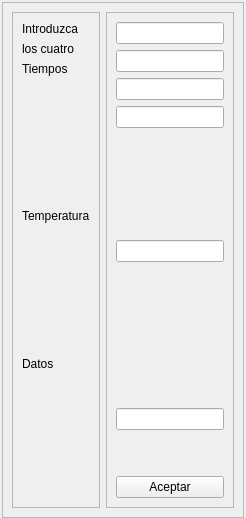
               <widget class="QWidget" name="page_rutina4">
                <property name="maximumSize">
                 <size>
                  <width>16777215</width>
                  <height>16777215</height>
                 </size>
                </property>
                <layout class="QVBoxLayout" name="verticalLayout_8">
                 <property name="spacing">
                  <number>5</number>
                 </property>
                 <property name="leftMargin">
                  <number>2</number>
                 </property>
                 <property name="topMargin">
                  <number>2</number>
                 </property>
                 <property name="rightMargin">
                  <number>2</number>
                 </property>
                 <property name="bottomMargin">
                  <number>0</number>
                 </property>
                 <item>
                  <widget class="QFrame" name="frame_10">
                   <property name="frameShape">
                    <enum>QFrame::StyledPanel</enum>
                   </property>
                   <property name="frameShadow">
                    <enum>QFrame::Raised</enum>
                   </property>
                   <layout class="QHBoxLayout" name="horizontalLayout_7">
                    <item>
                     <widget class="QFrame" name="frame_14">
                      <property name="frameShape">
                       <enum>QFrame::StyledPanel</enum>
                      </property>
                      <property name="frameShadow">
                       <enum>QFrame::Raised</enum>
                      </property>
                      <layout class="QVBoxLayout" name="verticalLayout_22">
                       <item>
                        <widget class="QLabel" name="label_4">
                         <property name="text">
                          <string>Introduzca </string>
                         </property>
                        </widget>
                       </item>
                       <item>
                        <widget class="QLabel" name="label_20">
                         <property name="text">
                          <string>los cuatro</string>
                         </property>
                        </widget>
                       </item>
                       <item>
                        <widget class="QLabel" name="label_21">
                         <property name="text">
                          <string>Tiempos</string>
                         </property>
                        </widget>
                       </item>
                       <item>
                        <spacer name="verticalSpacer_4">
                         <property name="orientation">
                          <enum>Qt::Vertical</enum>
                         </property>
                         <property name="sizeHint" stdset="0">
                          <size>
                           <width>20</width>
                           <height>40</height>
                          </size>
                         </property>
                        </spacer>
                       </item>
                       <item>
                        <widget class="QLabel" name="label_37">
                         <property name="text">
                          <string>Temperatura</string>
                         </property>
                        </widget>
                       </item>
                       <item>
                        <spacer name="verticalSpacer_23">
                         <property name="orientation">
                          <enum>Qt::Vertical</enum>
                         </property>
                         <property name="sizeHint" stdset="0">
                          <size>
                           <width>20</width>
                           <height>40</height>
                          </size>
                         </property>
                        </spacer>
                       </item>
                       <item>
                        <widget class="QLabel" name="label_33">
                         <property name="text">
                          <string>Datos</string>
                         </property>
                        </widget>
                       </item>
                       <item>
                        <spacer name="verticalSpacer_24">
                         <property name="orientation">
                          <enum>Qt::Vertical</enum>
                         </property>
                         <property name="sizeHint" stdset="0">
                          <size>
                           <width>20</width>
                           <height>40</height>
                          </size>
                         </property>
                        </spacer>
                       </item>
                      </layout>
                     </widget>
                    </item>
                    <item>
                     <widget class="QFrame" name="frame_13">
                      <property name="maximumSize">
                       <size>
                        <width>177</width>
                        <height>16777215</height>
                       </size>
                      </property>
                      <property name="frameShape">
                       <enum>QFrame::StyledPanel</enum>
                      </property>
                      <property name="frameShadow">
                       <enum>QFrame::Raised</enum>
                      </property>
                      <layout class="QVBoxLayout" name="verticalLayout_9">
                       <item>
                        <widget class="QLineEdit" name="slantedpost1"/>
                       </item>
                       <item>
                        <widget class="QLineEdit" name="slantedpost2"/>
                       </item>
                       <item>
                        <widget class="QLineEdit" name="slantedpost3"/>
                       </item>
                       <item>
                        <widget class="QLineEdit" name="slantedpost4"/>
                       </item>
                       <item>
                        <spacer name="verticalSpacer_22">
                         <property name="orientation">
                          <enum>Qt::Vertical</enum>
                         </property>
                         <property name="sizeType">
                          <enum>QSizePolicy::Fixed</enum>
                         </property>
                         <property name="sizeHint" stdset="0">
                          <size>
                           <width>20</width>
                           <height>106</height>
                          </size>
                         </property>
                        </spacer>
                       </item>
                       <item>
                        <widget class="QLineEdit" name="temprutina_4"/>
                       </item>
                       <item>
                        <spacer name="verticalSpacer_6">
                         <property name="orientation">
                          <enum>Qt::Vertical</enum>
                         </property>
                         <property name="sizeType">
                          <enum>QSizePolicy::Fixed</enum>
                         </property>
                         <property name="sizeHint" stdset="0">
                          <size>
                           <width>20</width>
                           <height>140</height>
                          </size>
                         </property>
                        </spacer>
                       </item>
                       <item>
                        <widget class="QLineEdit" name="lineEdit_25"/>
                       </item>
                       <item>
                        <spacer name="verticalSpacer_25">
                         <property name="orientation">
                          <enum>Qt::Vertical</enum>
                         </property>
                         <property name="sizeHint" stdset="0">
                          <size>
                           <width>20</width>
                           <height>40</height>
                          </size>
                         </property>
                        </spacer>
                       </item>
                       <item>
                        <widget class="QPushButton" name="bt_aceptar_r4">
                         <property name="text">
                          <string>Aceptar</string>
                         </property>
                        </widget>
                       </item>
                      </layout>
                     </widget>
                    </item>
                   </layout>
                  </widget>
                 </item>
                </layout>
               </widget>
